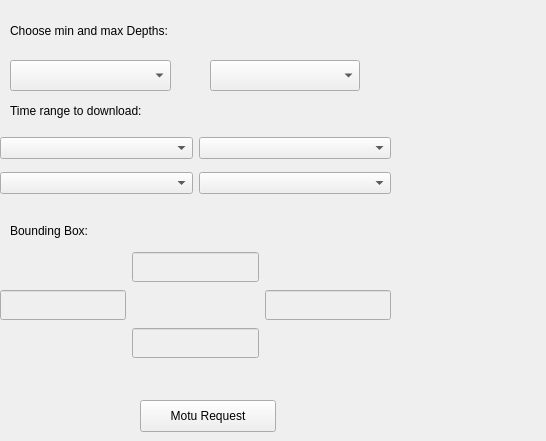
                  <widget class="QWidget" name="tab_Extract_2">
                   <attribute name="title">
                    <string>Extraction</string>
                   </attribute>
                   <widget class="QLabel" name="label_depth_4">
                    <property name="geometry">
                     <rect>
                      <x>10</x>
                      <y>20</y>
                      <width>527</width>
                      <height>21</height>
                     </rect>
                    </property>
                    <property name="sizePolicy">
                     <sizepolicy hsizetype="Minimum" vsizetype="Fixed">
                      <horstretch>0</horstretch>
                      <verstretch>0</verstretch>
                     </sizepolicy>
                    </property>
                    <property name="text">
                     <string>Choose min and max Depths:</string>
                    </property>
                   </widget>
                   <widget class="QComboBox" name="combo_wms_layer_depth_2">
                    <property name="geometry">
                     <rect>
                      <x>10</x>
                      <y>60</y>
                      <width>161</width>
                      <height>31</height>
                     </rect>
                    </property>
                    <property name="sizePolicy">
                     <sizepolicy hsizetype="Expanding" vsizetype="Expanding">
                      <horstretch>0</horstretch>
                      <verstretch>0</verstretch>
                     </sizepolicy>
                    </property>
                    <property name="maximumSize">
                     <size>
                      <width>200</width>
                      <height>16777215</height>
                     </size>
                    </property>
                   </widget>
                   <widget class="QLabel" name="WMSLabelTimeRange_4">
                    <property name="geometry">
                     <rect>
                      <x>10</x>
                      <y>100</y>
                      <width>527</width>
                      <height>21</height>
                     </rect>
                    </property>
                    <property name="sizePolicy">
                     <sizepolicy hsizetype="Preferred" vsizetype="Fixed">
                      <horstretch>0</horstretch>
                      <verstretch>0</verstretch>
                     </sizepolicy>
                    </property>
                    <property name="text">
                     <string>Time range to download:</string>
                    </property>
                   </widget>
                   <widget class="QWidget" name="layoutWidget_4">
                    <property name="geometry">
                     <rect>
                      <x>0</x>
                      <y>130</y>
                      <width>391</width>
                      <height>71</height>
                     </rect>
                    </property>
                    <layout class="QGridLayout" name="layout_time_4">
                     <property name="sizeConstraint">
                      <enum>QLayout::SetDefaultConstraint</enum>
                     </property>
                     <property name="spacing">
                      <number>6</number>
                     </property>
                     <item row="1" column="0">
                      <widget class="QComboBox" name="combo_wms_time_last_d_2"/>
                     </item>
                     <item row="1" column="1">
                      <widget class="QComboBox" name="combo_wms_time_last_h_2"/>
                     </item>
                     <item row="0" column="0">
                      <widget class="QComboBox" name="combo_wms_time_first_d_2">
                       <property name="sizePolicy">
                        <sizepolicy hsizetype="Expanding" vsizetype="Fixed">
                         <horstretch>0</horstretch>
                         <verstretch>0</verstretch>
                        </sizepolicy>
                       </property>
                      </widget>
                     </item>
                     <item row="0" column="1">
                      <widget class="QComboBox" name="combo_wms_time_first_h_2">
                       <property name="sizePolicy">
                        <sizepolicy hsizetype="Expanding" vsizetype="Fixed">
                         <horstretch>0</horstretch>
                         <verstretch>0</verstretch>
                        </sizepolicy>
                       </property>
                       <property name="toolTip">
                        <string>Last time value to download for this layer
(If set, will download all the layers between the first and last times)</string>
                       </property>
                      </widget>
                     </item>
                    </layout>
                   </widget>
                   <widget class="QLabel" name="label_10">
                    <property name="geometry">
                     <rect>
                      <x>10</x>
                      <y>220</y>
                      <width>527</width>
                      <height>21</height>
                     </rect>
                    </property>
                    <property name="sizePolicy">
                     <sizepolicy hsizetype="Preferred" vsizetype="Fixed">
                      <horstretch>0</horstretch>
                      <verstretch>0</verstretch>
                     </sizepolicy>
                    </property>
                    <property name="text">
                     <string>Bounding Box:</string>
                    </property>
                   </widget>
                   <widget class="QWidget" name="layoutWidget_5">
                    <property name="geometry">
                     <rect>
                      <x>0</x>
                      <y>250</y>
                      <width>391</width>
                      <height>111</height>
                     </rect>
                    </property>
                    <layout class="QGridLayout" name="WMS_Bounds_4">
                     <property name="sizeConstraint">
                      <enum>QLayout::SetDefaultConstraint</enum>
                     </property>
                     <item row="0" column="1">
                      <widget class="QLineEdit" name="lat_WMS_northBound_2">
                       <property name="enabled">
                        <bool>false</bool>
                       </property>
                       <property name="sizePolicy">
                        <sizepolicy hsizetype="Expanding" vsizetype="Expanding">
                         <horstretch>0</horstretch>
                         <verstretch>0</verstretch>
                        </sizepolicy>
                       </property>
                       <property name="minimumSize">
                        <size>
                         <width>100</width>
                         <height>0</height>
                        </size>
                       </property>
                       <property name="maximumSize">
                        <size>
                         <width>200</width>
                         <height>30</height>
                        </size>
                       </property>
                      </widget>
                     </item>
                     <item row="1" column="0">
                      <widget class="QLineEdit" name="lon_WMS_westBound_2">
                       <property name="enabled">
                        <bool>false</bool>
                       </property>
                       <property name="sizePolicy">
                        <sizepolicy hsizetype="Expanding" vsizetype="Expanding">
                         <horstretch>0</horstretch>
                         <verstretch>0</verstretch>
                        </sizepolicy>
                       </property>
                       <property name="minimumSize">
                        <size>
                         <width>100</width>
                         <height>9</height>
                        </size>
                       </property>
                       <property name="maximumSize">
                        <size>
                         <width>200</width>
                         <height>30</height>
                        </size>
                       </property>
                      </widget>
                     </item>
                     <item row="2" column="1">
                      <widget class="QLineEdit" name="lat_WMS_southBound_2">
                       <property name="enabled">
                        <bool>false</bool>
                       </property>
                       <property name="sizePolicy">
                        <sizepolicy hsizetype="Expanding" vsizetype="Expanding">
                         <horstretch>0</horstretch>
                         <verstretch>0</verstretch>
                        </sizepolicy>
                       </property>
                       <property name="minimumSize">
                        <size>
                         <width>100</width>
                         <height>0</height>
                        </size>
                       </property>
                       <property name="maximumSize">
                        <size>
                         <width>200</width>
                         <height>30</height>
                        </size>
                       </property>
                      </widget>
                     </item>
                     <item row="1" column="2">
                      <widget class="QLineEdit" name="lon_WMS_eastBound_2">
                       <property name="enabled">
                        <bool>false</bool>
                       </property>
                       <property name="sizePolicy">
                        <sizepolicy hsizetype="Expanding" vsizetype="Expanding">
                         <horstretch>0</horstretch>
                         <verstretch>0</verstretch>
                        </sizepolicy>
                       </property>
                       <property name="minimumSize">
                        <size>
                         <width>100</width>
                         <height>0</height>
                        </size>
                       </property>
                       <property name="maximumSize">
                        <size>
                         <width>200</width>
                         <height>30</height>
                        </size>
                       </property>
                      </widget>
                     </item>
                    </layout>
                   </widget>
                   <widget class="QPushButton" name="button_req_motu">
                    <property name="enabled">
                     <bool>true</bool>
                    </property>
                    <property name="geometry">
                     <rect>
                      <x>140</x>
                      <y>400</y>
                      <width>136</width>
                      <height>32</height>
                     </rect>
                    </property>
                    <property name="sizePolicy">
                     <sizepolicy hsizetype="Minimum" vsizetype="Expanding">
                      <horstretch>0</horstretch>
                      <verstretch>0</verstretch>
                     </sizepolicy>
                    </property>
                    <property name="maximumSize">
                     <size>
                      <width>256</width>
                      <height>32</height>
                     </size>
                    </property>
                    <property name="text">
                     <string>Motu Request</string>
                    </property>
                   </widget>
                   <widget class="QComboBox" name="combo_wms_layer_depth_max_2">
                    <property name="geometry">
                     <rect>
                      <x>210</x>
                      <y>60</y>
                      <width>150</width>
                      <height>31</height>
                     </rect>
                    </property>
                    <property name="sizePolicy">
                     <sizepolicy hsizetype="Expanding" vsizetype="Expanding">
                      <horstretch>0</horstretch>
                      <verstretch>0</verstretch>
                     </sizepolicy>
                    </property>
                    <property name="maximumSize">
                     <size>
                      <width>150</width>
                      <height>16777215</height>
                     </size>
                    </property>
                   </widget>
                  </widget>
